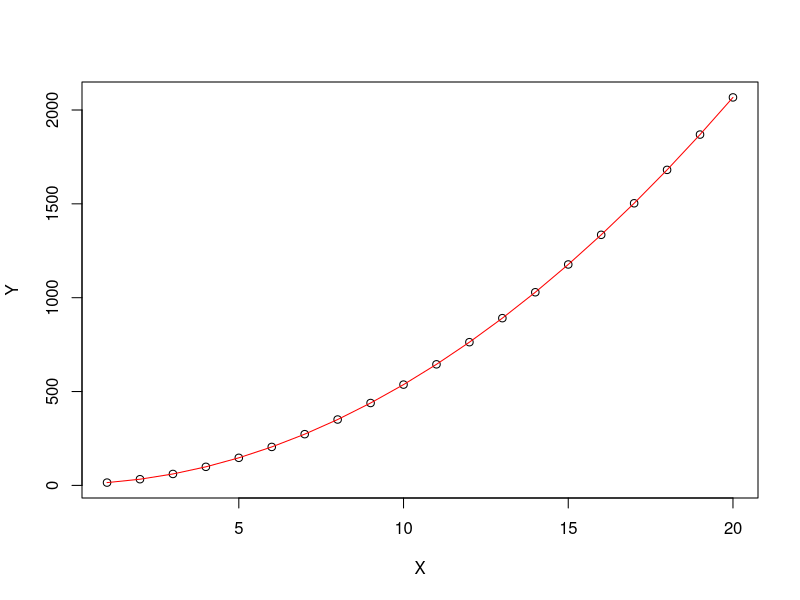

This figure's R source:
CalcA2 <- function(X,Y){


	#top
	sumx2y <- Summary(X^2,Y^1) 
	sumx3 <- Summary(X^3)
	sumx2 <- Summary(X^2) 
	sumxy <- Summary(X^1,Y^1) 
	sumx2 <- Summary(X^2) 
	sumx <- Summary(X^1) 
	sumy <- Summary(Y^1) 
	n = length(X)

	#bottom
	sumx4 <-Summary(X^4)



	#determinants
	#upper

	det_upper = sumx2y*(sumx2*n - sumx * sumx) - sumx3*(sumxy*n - sumy*sumx) + sumx2*(sumxy*sumx - sumy*sumx2)
	#print(det_upper)
	det_bottom = sumx4*(sumx2*n-sumx*sumx) - sumx3*(sumx3*n - sumx2*sumx) + sumx2*(sumx3*sumx - sumx2*sumx2)
	#print(det_bottom)
	#divide 2dets
	A2= det_upper/det_bottom
	print(A2)
}


CalcA1 <- function(X,Y){
 
#A1 top-bottom
sumx4 <- Summary(X^4)
sumx2y<-Summary(X^2,Y)
sumx2<- Summary(X^2)
sumx3<- Summary(X^3)
sumxy <-Summary(X,Y)
sumx<- Summary(X)

sumy<-Summary(Y)

n = length(X)



	det_top = sumx4*(sumxy*n-sumy*sumx) - sumx2y *(sumx3*n-sumx2*sumx) + sumx2*(sumx3*sumy-sumx2*sumxy)
	#print(det_top)
	det_bottom = sumx4*(sumx2*n-sumx*sumx) - sumx3*(sumx3*n-sumx2*sumx) + sumx2*(sumx3*sumx-sumx2*sumx2)
	#print(det_bottom)
	
	A1=det_top/det_bottom
	print(A1)
	


}

CalcA0 <- function(X, Y) {
  n <- length(X)
  sumx4 <- Summary(X^4)
  sumx3 <- Summary(X^4)
  sumx2y <- Summary(X^2, Y)
  sumx3 <- Summary(X^3)
  sumx2 <- Summary(X^2)
  sumxy <- Summary(X,Y)
  sumx <- Summary(X)
  sumy <- Summary(Y)

  upper <- sumx4 * (sumx2 * sumy - sumx * sumxy) - sumx3 * (sumx3 * sumy - sumx2 * sumxy) + sumx2y * (sumx3 * sumx - sumx2 * sumx2)
	#print(upper)  
	bottom <- sumx4 * (sumx2 * n - sumx * sumx) - sumx3 * (sumx3 * n - sumx2 * sumx) + sumx2 * (sumx3 * sumx - sumx2 * sumx2)
#print(bottom)
  A0 <- upper / bottom
  print(A0)
}



Summary <- function(X, Y) {
  sum <- 0
  
  if (missing(Y)) {
    for (i in seq_along(X)) {
      sum <- sum + X[i]
    }
    return(sum)
  }
  
  for (i in seq_along(X)) {
    sum <- sum + X[i] * Y[i]
  }
  return(sum)
}

Polreg <- function(){
X=c(1,2,3,4,5,6,7,8,9,10,11,12,13,14,15,16,17,18,19,20)

Y <- 5 * X^2 + 3 * X + 7
#Y <- 3*X+7
A2 = CalcA2(X,Y);
A1 = CalcA1(X,Y);
A0 = CalcA0(X,Y);

plot(X,Y)

lines(X,A2*X^2+A1*X+A0, type="l", lty = 1, col = "red")
}


Polreg()

